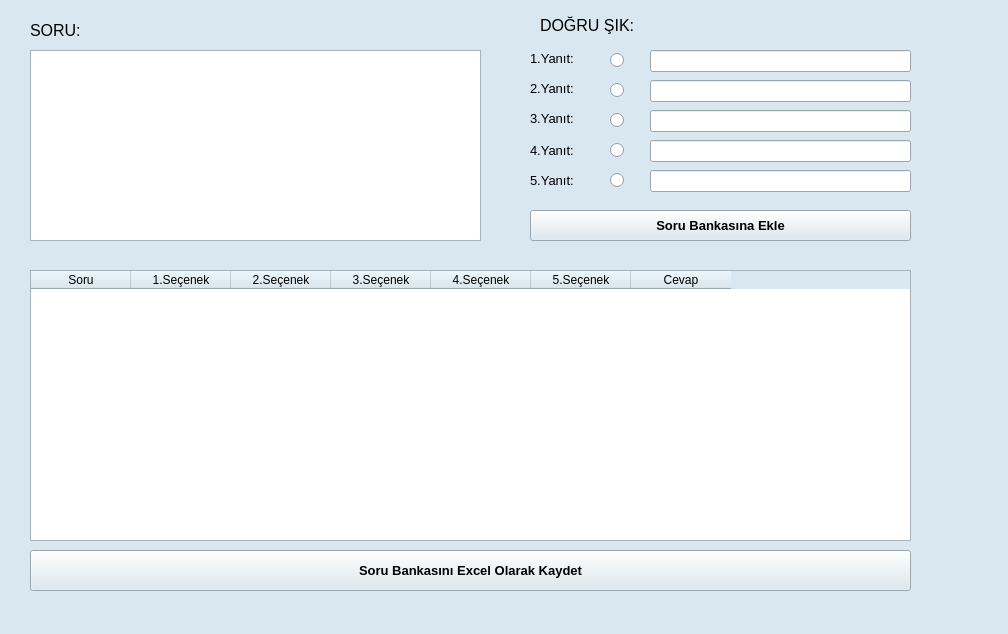
<?xml version="1.0" encoding="UTF-8"?>
<ui version="4.0">
 <class>YeniSoruEkle</class>
 <widget class="QWidget" name="YeniSoruEkle">
  <property name="geometry">
   <rect>
    <x>0</x>
    <y>0</y>
    <width>1008</width>
    <height>634</height>
   </rect>
  </property>
  <property name="palette">
   <palette>
    <active>
     <colorrole role="WindowText">
      <brush brushstyle="SolidPattern">
       <color alpha="255">
        <red>0</red>
        <green>0</green>
        <blue>0</blue>
       </color>
      </brush>
     </colorrole>
     <colorrole role="Button">
      <brush brushstyle="SolidPattern">
       <color alpha="255">
        <red>217</red>
        <green>231</green>
        <blue>240</blue>
       </color>
      </brush>
     </colorrole>
     <colorrole role="Light">
      <brush brushstyle="SolidPattern">
       <color alpha="255">
        <red>255</red>
        <green>255</green>
        <blue>255</blue>
       </color>
      </brush>
     </colorrole>
     <colorrole role="Midlight">
      <brush brushstyle="SolidPattern">
       <color alpha="255">
        <red>236</red>
        <green>243</green>
        <blue>247</blue>
       </color>
      </brush>
     </colorrole>
     <colorrole role="Dark">
      <brush brushstyle="SolidPattern">
       <color alpha="255">
        <red>108</red>
        <green>115</green>
        <blue>120</blue>
       </color>
      </brush>
     </colorrole>
     <colorrole role="Mid">
      <brush brushstyle="SolidPattern">
       <color alpha="255">
        <red>145</red>
        <green>154</green>
        <blue>160</blue>
       </color>
      </brush>
     </colorrole>
     <colorrole role="Text">
      <brush brushstyle="SolidPattern">
       <color alpha="255">
        <red>0</red>
        <green>0</green>
        <blue>0</blue>
       </color>
      </brush>
     </colorrole>
     <colorrole role="BrightText">
      <brush brushstyle="SolidPattern">
       <color alpha="255">
        <red>255</red>
        <green>255</green>
        <blue>255</blue>
       </color>
      </brush>
     </colorrole>
     <colorrole role="ButtonText">
      <brush brushstyle="SolidPattern">
       <color alpha="255">
        <red>0</red>
        <green>0</green>
        <blue>0</blue>
       </color>
      </brush>
     </colorrole>
     <colorrole role="Base">
      <brush brushstyle="SolidPattern">
       <color alpha="255">
        <red>255</red>
        <green>255</green>
        <blue>255</blue>
       </color>
      </brush>
     </colorrole>
     <colorrole role="Window">
      <brush brushstyle="SolidPattern">
       <color alpha="255">
        <red>217</red>
        <green>231</green>
        <blue>240</blue>
       </color>
      </brush>
     </colorrole>
     <colorrole role="Shadow">
      <brush brushstyle="SolidPattern">
       <color alpha="255">
        <red>0</red>
        <green>0</green>
        <blue>0</blue>
       </color>
      </brush>
     </colorrole>
     <colorrole role="AlternateBase">
      <brush brushstyle="SolidPattern">
       <color alpha="255">
        <red>236</red>
        <green>243</green>
        <blue>247</blue>
       </color>
      </brush>
     </colorrole>
     <colorrole role="ToolTipBase">
      <brush brushstyle="SolidPattern">
       <color alpha="255">
        <red>255</red>
        <green>255</green>
        <blue>220</blue>
       </color>
      </brush>
     </colorrole>
     <colorrole role="ToolTipText">
      <brush brushstyle="SolidPattern">
       <color alpha="255">
        <red>0</red>
        <green>0</green>
        <blue>0</blue>
       </color>
      </brush>
     </colorrole>
    </active>
    <inactive>
     <colorrole role="WindowText">
      <brush brushstyle="SolidPattern">
       <color alpha="255">
        <red>0</red>
        <green>0</green>
        <blue>0</blue>
       </color>
      </brush>
     </colorrole>
     <colorrole role="Button">
      <brush brushstyle="SolidPattern">
       <color alpha="255">
        <red>217</red>
        <green>231</green>
        <blue>240</blue>
       </color>
      </brush>
     </colorrole>
     <colorrole role="Light">
      <brush brushstyle="SolidPattern">
       <color alpha="255">
        <red>255</red>
        <green>255</green>
        <blue>255</blue>
       </color>
      </brush>
     </colorrole>
     <colorrole role="Midlight">
      <brush brushstyle="SolidPattern">
       <color alpha="255">
        <red>236</red>
        <green>243</green>
        <blue>247</blue>
       </color>
      </brush>
     </colorrole>
     <colorrole role="Dark">
      <brush brushstyle="SolidPattern">
       <color alpha="255">
        <red>108</red>
        <green>115</green>
        <blue>120</blue>
       </color>
      </brush>
     </colorrole>
     <colorrole role="Mid">
      <brush brushstyle="SolidPattern">
       <color alpha="255">
        <red>145</red>
        <green>154</green>
        <blue>160</blue>
       </color>
      </brush>
     </colorrole>
     <colorrole role="Text">
      <brush brushstyle="SolidPattern">
       <color alpha="255">
        <red>0</red>
        <green>0</green>
        <blue>0</blue>
       </color>
      </brush>
     </colorrole>
     <colorrole role="BrightText">
      <brush brushstyle="SolidPattern">
       <color alpha="255">
        <red>255</red>
        <green>255</green>
        <blue>255</blue>
       </color>
      </brush>
     </colorrole>
     <colorrole role="ButtonText">
      <brush brushstyle="SolidPattern">
       <color alpha="255">
        <red>0</red>
        <green>0</green>
        <blue>0</blue>
       </color>
      </brush>
     </colorrole>
     <colorrole role="Base">
      <brush brushstyle="SolidPattern">
       <color alpha="255">
        <red>255</red>
        <green>255</green>
        <blue>255</blue>
       </color>
      </brush>
     </colorrole>
     <colorrole role="Window">
      <brush brushstyle="SolidPattern">
       <color alpha="255">
        <red>217</red>
        <green>231</green>
        <blue>240</blue>
       </color>
      </brush>
     </colorrole>
     <colorrole role="Shadow">
      <brush brushstyle="SolidPattern">
       <color alpha="255">
        <red>0</red>
        <green>0</green>
        <blue>0</blue>
       </color>
      </brush>
     </colorrole>
     <colorrole role="AlternateBase">
      <brush brushstyle="SolidPattern">
       <color alpha="255">
        <red>236</red>
        <green>243</green>
        <blue>247</blue>
       </color>
      </brush>
     </colorrole>
     <colorrole role="ToolTipBase">
      <brush brushstyle="SolidPattern">
       <color alpha="255">
        <red>255</red>
        <green>255</green>
        <blue>220</blue>
       </color>
      </brush>
     </colorrole>
     <colorrole role="ToolTipText">
      <brush brushstyle="SolidPattern">
       <color alpha="255">
        <red>0</red>
        <green>0</green>
        <blue>0</blue>
       </color>
      </brush>
     </colorrole>
    </inactive>
    <disabled>
     <colorrole role="WindowText">
      <brush brushstyle="SolidPattern">
       <color alpha="255">
        <red>108</red>
        <green>115</green>
        <blue>120</blue>
       </color>
      </brush>
     </colorrole>
     <colorrole role="Button">
      <brush brushstyle="SolidPattern">
       <color alpha="255">
        <red>217</red>
        <green>231</green>
        <blue>240</blue>
       </color>
      </brush>
     </colorrole>
     <colorrole role="Light">
      <brush brushstyle="SolidPattern">
       <color alpha="255">
        <red>255</red>
        <green>255</green>
        <blue>255</blue>
       </color>
      </brush>
     </colorrole>
     <colorrole role="Midlight">
      <brush brushstyle="SolidPattern">
       <color alpha="255">
        <red>236</red>
        <green>243</green>
        <blue>247</blue>
       </color>
      </brush>
     </colorrole>
     <colorrole role="Dark">
      <brush brushstyle="SolidPattern">
       <color alpha="255">
        <red>108</red>
        <green>115</green>
        <blue>120</blue>
       </color>
      </brush>
     </colorrole>
     <colorrole role="Mid">
      <brush brushstyle="SolidPattern">
       <color alpha="255">
        <red>145</red>
        <green>154</green>
        <blue>160</blue>
       </color>
      </brush>
     </colorrole>
     <colorrole role="Text">
      <brush brushstyle="SolidPattern">
       <color alpha="255">
        <red>108</red>
        <green>115</green>
        <blue>120</blue>
       </color>
      </brush>
     </colorrole>
     <colorrole role="BrightText">
      <brush brushstyle="SolidPattern">
       <color alpha="255">
        <red>255</red>
        <green>255</green>
        <blue>255</blue>
       </color>
      </brush>
     </colorrole>
     <colorrole role="ButtonText">
      <brush brushstyle="SolidPattern">
       <color alpha="255">
        <red>108</red>
        <green>115</green>
        <blue>120</blue>
       </color>
      </brush>
     </colorrole>
     <colorrole role="Base">
      <brush brushstyle="SolidPattern">
       <color alpha="255">
        <red>217</red>
        <green>231</green>
        <blue>240</blue>
       </color>
      </brush>
     </colorrole>
     <colorrole role="Window">
      <brush brushstyle="SolidPattern">
       <color alpha="255">
        <red>217</red>
        <green>231</green>
        <blue>240</blue>
       </color>
      </brush>
     </colorrole>
     <colorrole role="Shadow">
      <brush brushstyle="SolidPattern">
       <color alpha="255">
        <red>0</red>
        <green>0</green>
        <blue>0</blue>
       </color>
      </brush>
     </colorrole>
     <colorrole role="AlternateBase">
      <brush brushstyle="SolidPattern">
       <color alpha="255">
        <red>217</red>
        <green>231</green>
        <blue>240</blue>
       </color>
      </brush>
     </colorrole>
     <colorrole role="ToolTipBase">
      <brush brushstyle="SolidPattern">
       <color alpha="255">
        <red>255</red>
        <green>255</green>
        <blue>220</blue>
       </color>
      </brush>
     </colorrole>
     <colorrole role="ToolTipText">
      <brush brushstyle="SolidPattern">
       <color alpha="255">
        <red>0</red>
        <green>0</green>
        <blue>0</blue>
       </color>
      </brush>
     </colorrole>
    </disabled>
   </palette>
  </property>
  <property name="windowTitle">
   <string>Form</string>
  </property>
  <widget class="QLabel" name="label1">
   <property name="geometry">
    <rect>
     <x>30</x>
     <y>10</y>
     <width>91</width>
     <height>41</height>
    </rect>
   </property>
   <property name="font">
    <font>
     <pointsize>12</pointsize>
    </font>
   </property>
   <property name="text">
    <string>SORU:</string>
   </property>
  </widget>
  <widget class="QTextEdit" name="textEdit">
   <property name="geometry">
    <rect>
     <x>30</x>
     <y>50</y>
     <width>451</width>
     <height>191</height>
    </rect>
   </property>
  </widget>
  <widget class="QLabel" name="label2">
   <property name="geometry">
    <rect>
     <x>540</x>
     <y>10</y>
     <width>131</width>
     <height>31</height>
    </rect>
   </property>
   <property name="font">
    <font>
     <pointsize>12</pointsize>
    </font>
   </property>
   <property name="text">
    <string>DOĞRU ŞIK:</string>
   </property>
  </widget>
  <widget class="QLabel" name="label_1">
   <property name="geometry">
    <rect>
     <x>530</x>
     <y>50</y>
     <width>55</width>
     <height>16</height>
    </rect>
   </property>
   <property name="font">
    <font>
     <pointsize>10</pointsize>
    </font>
   </property>
   <property name="text">
    <string>1.Yanıt:</string>
   </property>
  </widget>
  <widget class="QLabel" name="label_2">
   <property name="geometry">
    <rect>
     <x>530</x>
     <y>80</y>
     <width>55</width>
     <height>16</height>
    </rect>
   </property>
   <property name="font">
    <font>
     <pointsize>10</pointsize>
    </font>
   </property>
   <property name="text">
    <string>2.Yanıt:</string>
   </property>
  </widget>
  <widget class="QRadioButton" name="radioButton_5">
   <property name="geometry">
    <rect>
     <x>610</x>
     <y>140</y>
     <width>31</width>
     <height>20</height>
    </rect>
   </property>
   <property name="text">
    <string/>
   </property>
  </widget>
  <widget class="QRadioButton" name="radioButton_1">
   <property name="geometry">
    <rect>
     <x>610</x>
     <y>50</y>
     <width>31</width>
     <height>20</height>
    </rect>
   </property>
   <property name="text">
    <string/>
   </property>
  </widget>
  <widget class="QLabel" name="label_3">
   <property name="geometry">
    <rect>
     <x>530</x>
     <y>110</y>
     <width>55</width>
     <height>16</height>
    </rect>
   </property>
   <property name="font">
    <font>
     <pointsize>10</pointsize>
    </font>
   </property>
   <property name="text">
    <string>3.Yanıt:</string>
   </property>
  </widget>
  <widget class="QLabel" name="label_4">
   <property name="geometry">
    <rect>
     <x>530</x>
     <y>140</y>
     <width>61</width>
     <height>20</height>
    </rect>
   </property>
   <property name="font">
    <font>
     <pointsize>10</pointsize>
    </font>
   </property>
   <property name="text">
    <string>4.Yanıt:</string>
   </property>
  </widget>
  <widget class="QLabel" name="label_5">
   <property name="geometry">
    <rect>
     <x>530</x>
     <y>170</y>
     <width>71</width>
     <height>21</height>
    </rect>
   </property>
   <property name="font">
    <font>
     <pointsize>10</pointsize>
    </font>
   </property>
   <property name="text">
    <string>5.Yanıt:</string>
   </property>
  </widget>
  <widget class="QRadioButton" name="radioButton_6">
   <property name="geometry">
    <rect>
     <x>610</x>
     <y>170</y>
     <width>31</width>
     <height>20</height>
    </rect>
   </property>
   <property name="text">
    <string/>
   </property>
  </widget>
  <widget class="QRadioButton" name="radioButton_2">
   <property name="geometry">
    <rect>
     <x>610</x>
     <y>80</y>
     <width>31</width>
     <height>20</height>
    </rect>
   </property>
   <property name="text">
    <string/>
   </property>
  </widget>
  <widget class="QRadioButton" name="radioButton_4">
   <property name="geometry">
    <rect>
     <x>610</x>
     <y>110</y>
     <width>31</width>
     <height>20</height>
    </rect>
   </property>
   <property name="text">
    <string/>
   </property>
  </widget>
  <widget class="QLineEdit" name="lineEdit_1">
   <property name="geometry">
    <rect>
     <x>650</x>
     <y>50</y>
     <width>261</width>
     <height>22</height>
    </rect>
   </property>
  </widget>
  <widget class="QLineEdit" name="lineEdit_2">
   <property name="geometry">
    <rect>
     <x>650</x>
     <y>80</y>
     <width>261</width>
     <height>22</height>
    </rect>
   </property>
  </widget>
  <widget class="QLineEdit" name="lineEdit_3">
   <property name="geometry">
    <rect>
     <x>650</x>
     <y>110</y>
     <width>261</width>
     <height>22</height>
    </rect>
   </property>
  </widget>
  <widget class="QLineEdit" name="lineEdit_4">
   <property name="geometry">
    <rect>
     <x>650</x>
     <y>140</y>
     <width>261</width>
     <height>22</height>
    </rect>
   </property>
  </widget>
  <widget class="QLineEdit" name="lineEdit_5">
   <property name="geometry">
    <rect>
     <x>650</x>
     <y>170</y>
     <width>261</width>
     <height>22</height>
    </rect>
   </property>
  </widget>
  <widget class="QPushButton" name="pushButton_1">
   <property name="geometry">
    <rect>
     <x>530</x>
     <y>210</y>
     <width>381</width>
     <height>31</height>
    </rect>
   </property>
   <property name="font">
    <font>
     <pointsize>10</pointsize>
     <weight>75</weight>
     <bold>true</bold>
    </font>
   </property>
   <property name="text">
    <string>Soru Bankasına Ekle</string>
   </property>
  </widget>
  <widget class="QTableWidget" name="tableWidget">
   <property name="geometry">
    <rect>
     <x>30</x>
     <y>270</y>
     <width>881</width>
     <height>271</height>
    </rect>
   </property>
   <column>
    <property name="text">
     <string>Soru</string>
    </property>
   </column>
   <column>
    <property name="text">
     <string>1.Seçenek</string>
    </property>
   </column>
   <column>
    <property name="text">
     <string>2.Seçenek</string>
    </property>
   </column>
   <column>
    <property name="text">
     <string>3.Seçenek</string>
    </property>
   </column>
   <column>
    <property name="text">
     <string>4.Seçenek</string>
    </property>
   </column>
   <column>
    <property name="text">
     <string>5.Seçenek</string>
    </property>
   </column>
   <column>
    <property name="text">
     <string>Cevap</string>
    </property>
   </column>
  </widget>
  <widget class="QPushButton" name="pushButton">
   <property name="geometry">
    <rect>
     <x>30</x>
     <y>550</y>
     <width>881</width>
     <height>41</height>
    </rect>
   </property>
   <property name="font">
    <font>
     <pointsize>10</pointsize>
     <weight>75</weight>
     <bold>true</bold>
    </font>
   </property>
   <property name="text">
    <string>Soru Bankasını Excel Olarak Kaydet</string>
   </property>
  </widget>
 </widget>
 <resources/>
 <connections/>
</ui>
